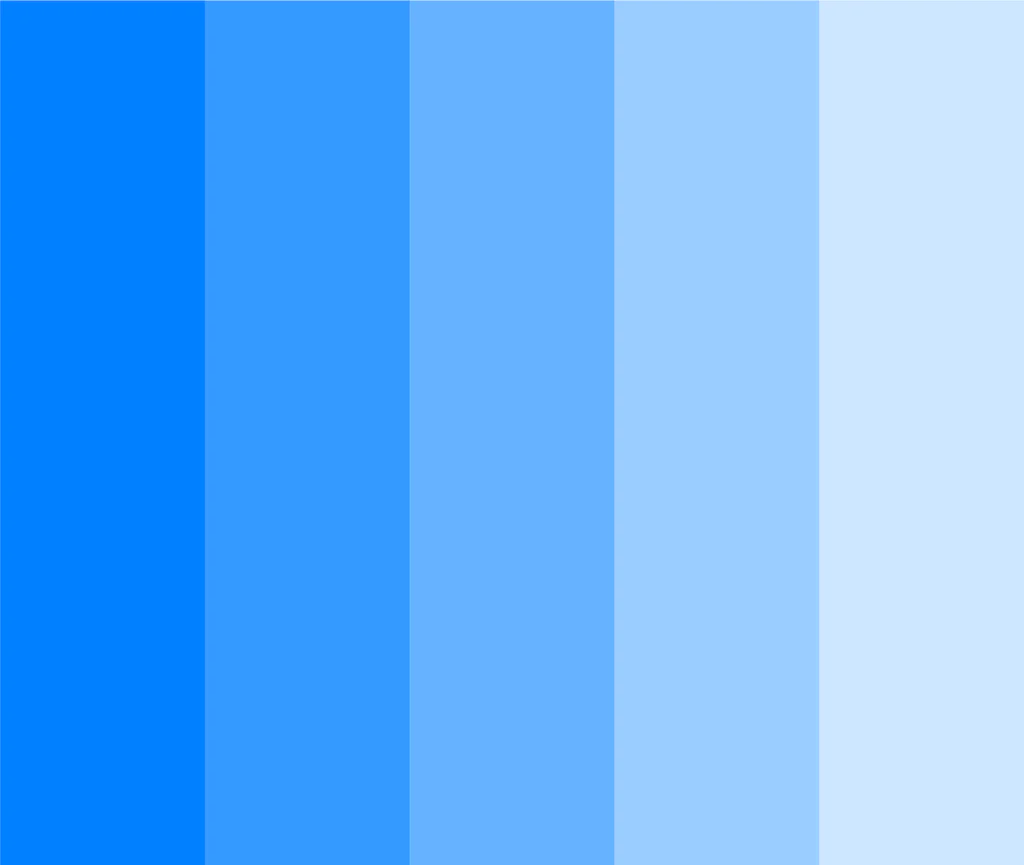
#> input picture Blue.jpg, 1024 x 865 px, found by its file name
$ python Tut2.py
#> lines starting #> are read from the running program, lines starting #| are printed output that depends on the picture; after the words box and inside, x2 and y2 are one past the last pixel; in counts of white or black regions, pixels touching at a corner belong together
import cv2
import random
i= cv2.imread("OPEN_CV_PRAC/Blue.jpg",1)
#> i is the input picture: shape (865, 1024, 3); mean B, G, R 254.9, 179.3, 102.9
'''print(i[0][5])'''
print(i.shape)
#| (865, 1024, 3)
for n in range(i.shape[0]):
    for j in range(100):
        i[n,j]=[random.randint(110,150),random.randint(100,200),random.randint(0,0)]
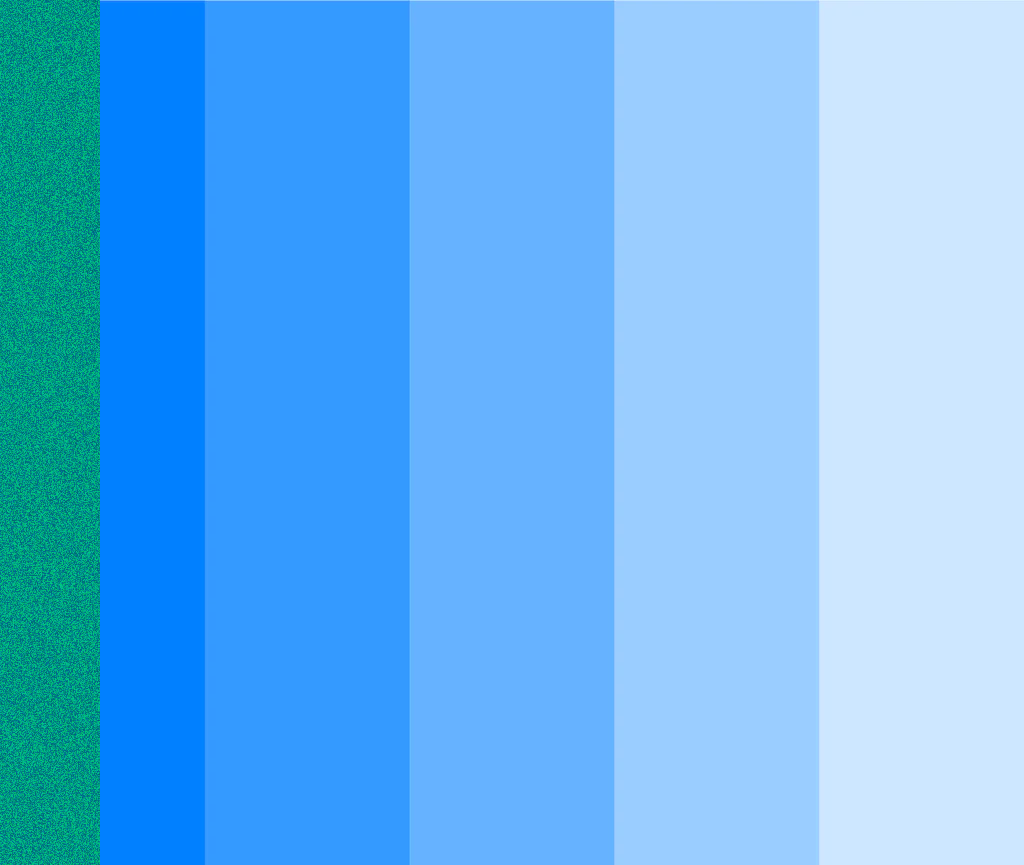
#> i: shape (865, 1024, 3); 9.77% of pixels changed, all inside (x1, y1, x2, y2) = (0, 0, 100, 865)
for r in range(i.shape[0]):
    for z in range(100,200):
        i[r,z]=[random.randint(0,150),random.randint(0,100),random.randint(0,10)]
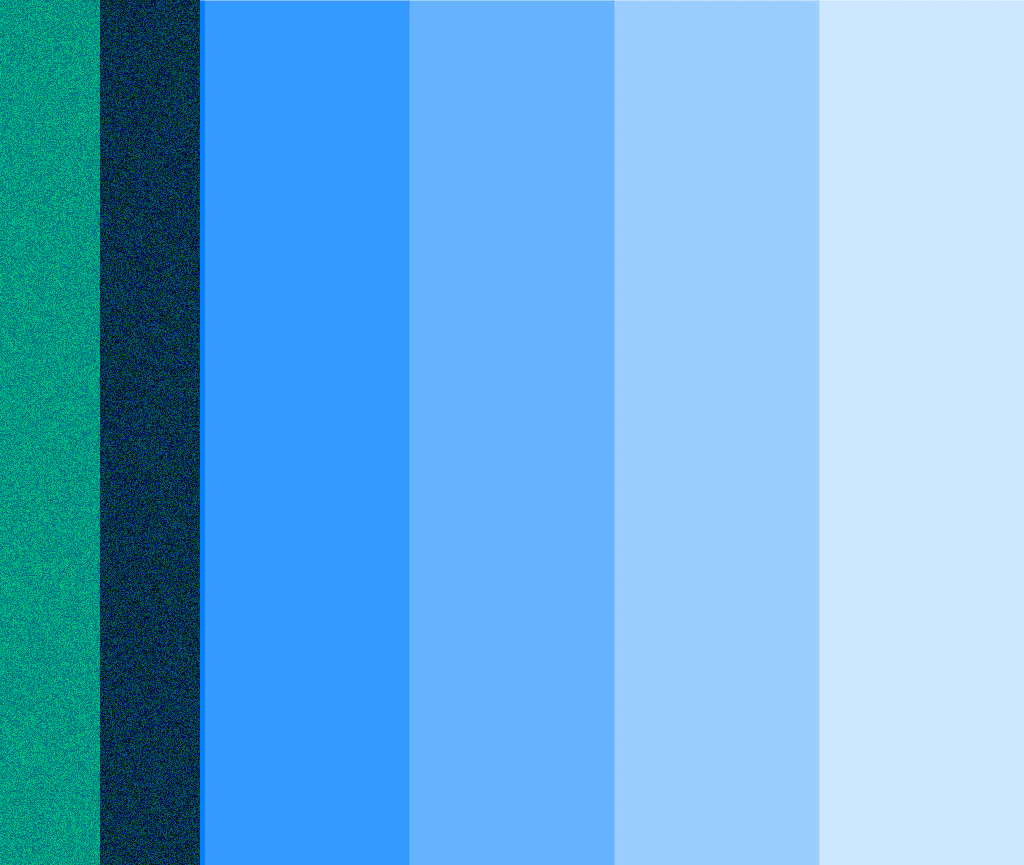
#> i: shape (865, 1024, 3); 9.77% of pixels changed, all inside (x1, y1, x2, y2) = (100, 0, 200, 865)
cv2.imshow("Modified Image",i)
cv2.waitKey(0)
cv2.destroyAllWindows

$ run again, with Football_with_Maradona.jpg copied over Blue.jpg
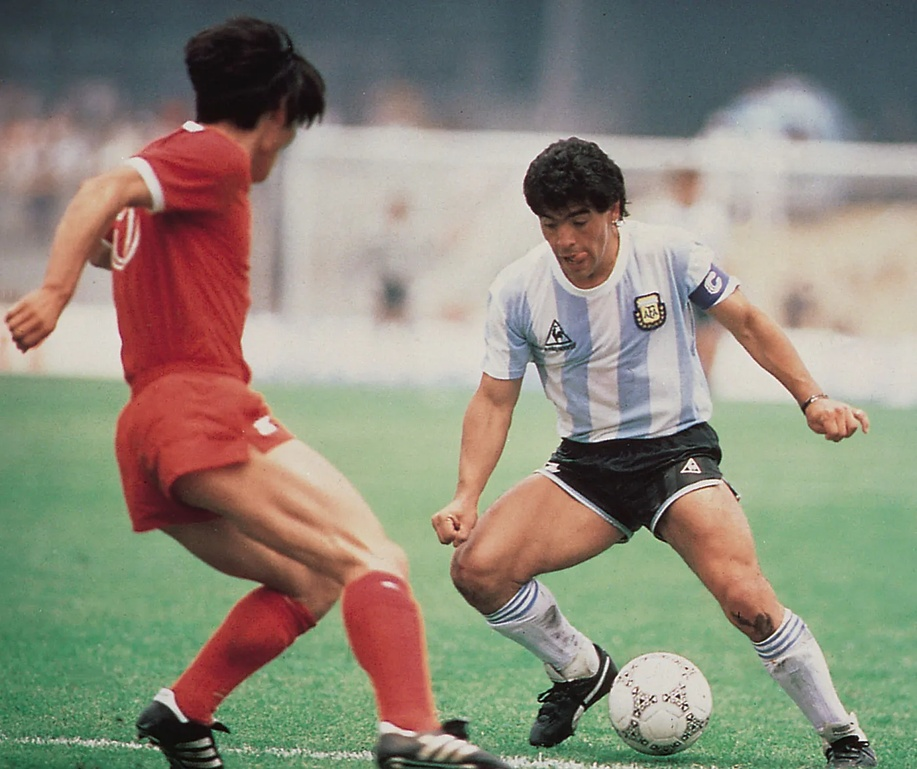
#> input picture Football_with_Maradona.jpg, 917 x 769 px, shrunk from 1401 x 1175 before the run, found by its file name
#> i is the input picture: shape (769, 917, 3); mean B, G, R 122.4, 136.9, 141.1
#| (769, 917, 3)
#> after the loop `for n in range(i.shape[0]):`:
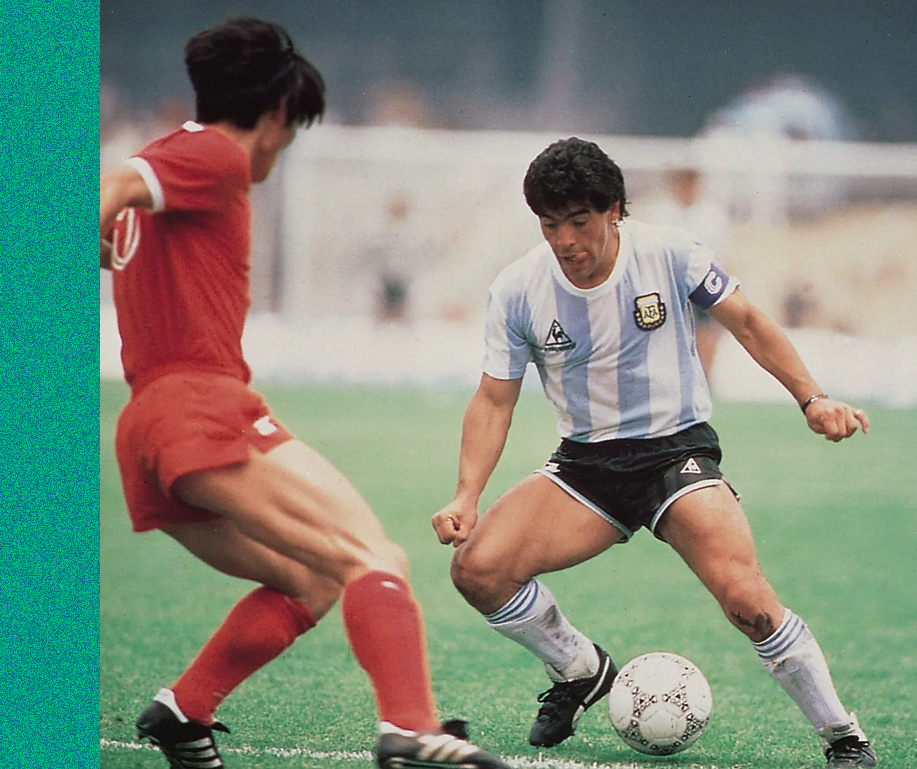
#> i: shape (769, 917, 3); 10.91% of pixels changed, all inside (x1, y1, x2, y2) = (0, 0, 100, 769)
#> after the loop `for r in range(i.shape[0]):`:
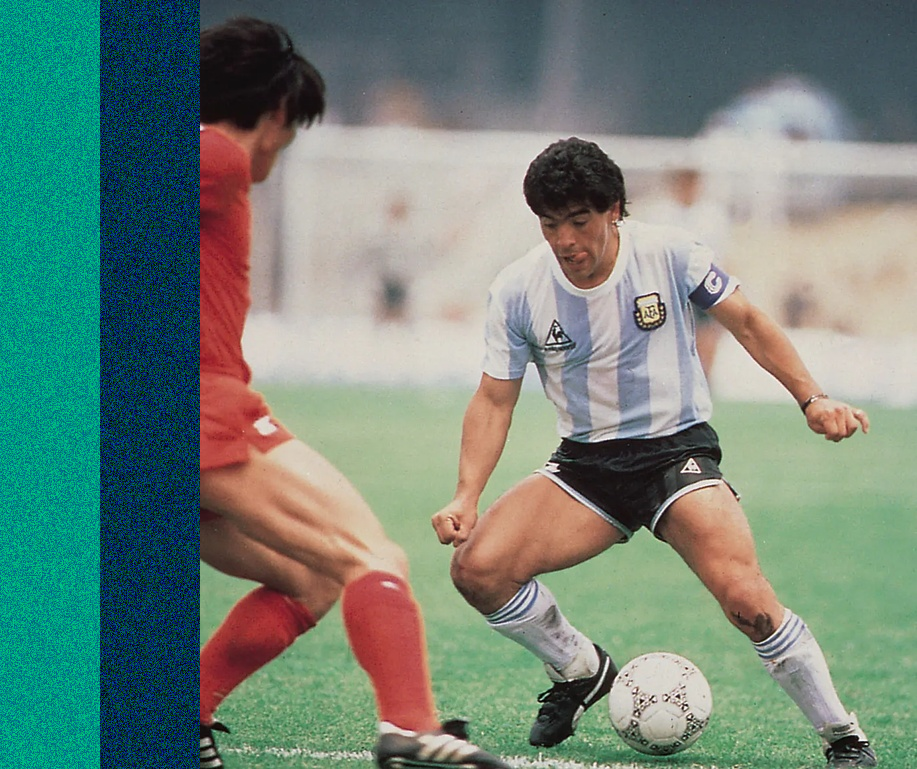
#> i: shape (769, 917, 3); 10.91% of pixels changed, all inside (x1, y1, x2, y2) = (100, 0, 200, 769)
